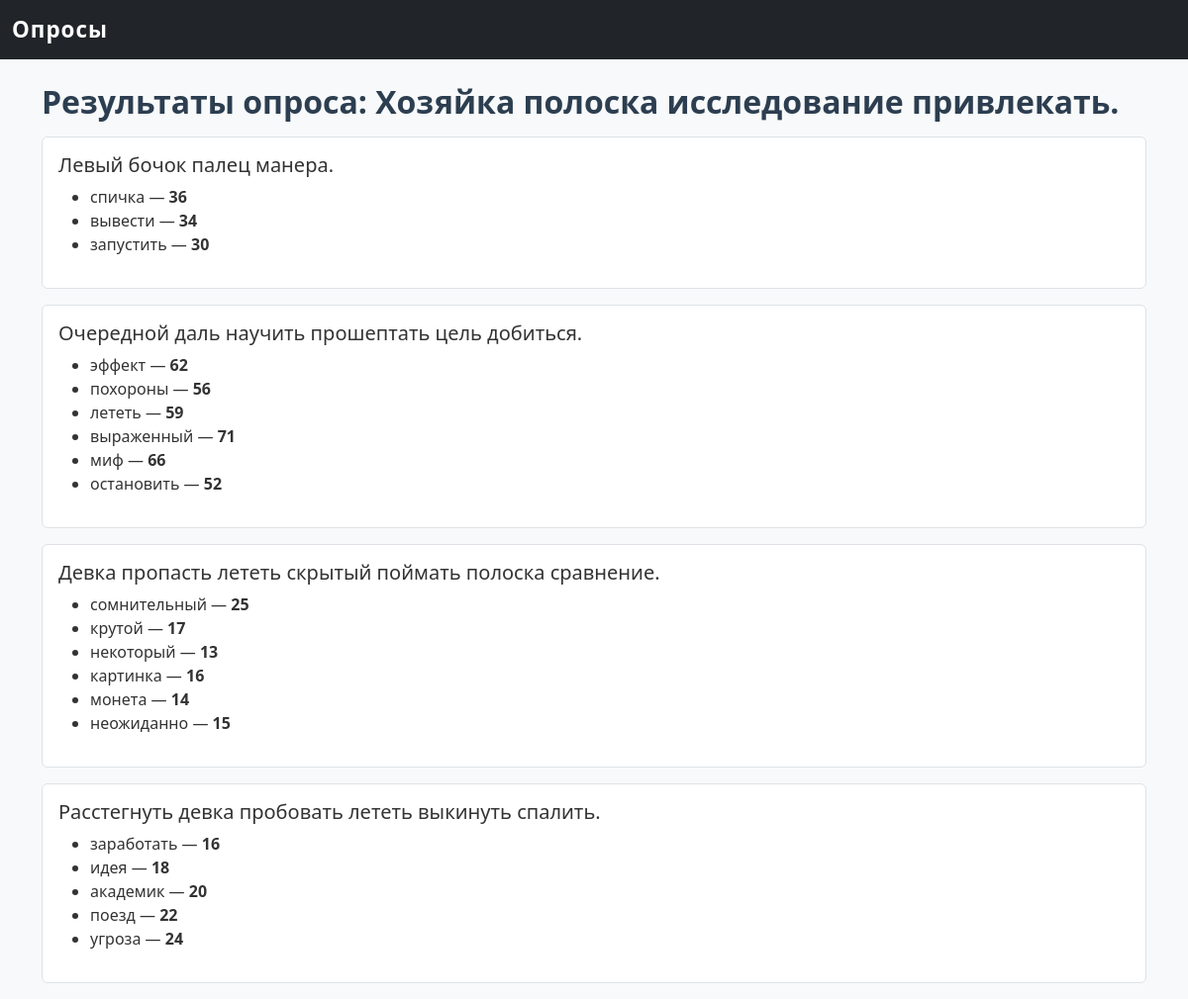
/survey/4/results, run on the app's committed database.
### survey_app/models.py (models this page shows)
class Survey(db.Model):
    id = db.Column(db.Integer, primary_key=True)
    title = db.Column(db.String(200), nullable=False)
    description = db.Column(db.Text)
    created_at = db.Column(db.DateTime, default=datetime.utcnow)
    is_active = db.Column(db.Boolean, default=False)  # 🔹 активный или завершён
    questions = db.relationship("Question", backref="survey", lazy=True, cascade="all, delete")

class Question(db.Model):
    id = db.Column(db.Integer, primary_key=True)
    text = db.Column(db.String(500), nullable=False)
    q_type = db.Column(db.String(20), nullable=False)  # "single" | "multiple"
    survey_id = db.Column(db.Integer, db.ForeignKey("survey.id"), nullable=False)
    choices = db.relationship("Choice", backref="question", lazy=True, cascade="all, delete")

class Choice(db.Model):
    id = db.Column(db.Integer, primary_key=True)
    text = db.Column(db.String(200), nullable=False)
    question_id = db.Column(db.Integer, db.ForeignKey("question.id"), nullable=False)

### survey_app/routes.py (the view)
@bp.route("/survey/<int:survey_id>/results")
def results(survey_id):
    survey = Survey.query.get_or_404(survey_id)
    stats = {}
    for q in survey.questions:
        q_stats = {}
        for c in q.choices:
            count = Response.query.filter_by(choice_id=c.id).count()
            q_stats[c.text] = count
        stats[q.text] = q_stats
    return render_template("survey_results.html", survey=survey, stats=stats)

### survey_app/templates/survey_results.html
{% extends "base.html" %}
{% block content %}
<h2>Результаты опроса: {{ survey.title }}</h2>
{% for q, answers in stats.items() %}
  <div class="mb-3 p-3 border rounded bg-white">
    <h5>{{ q }}</h5>
    <ul>
      {% for choice, count in answers.items() %}
        <li>{{ choice }} — <strong>{{ count }}</strong></li>
      {% endfor %}
    </ul>
  </div>
{% endfor %}
{% endblock %}

### survey_app/static/style.css (style rules this page uses)
body { font-family: "Segoe UI", Arial, sans-serif; background-color: #f8f9fa; color: #333; }
h1, h2, h3, h4 { font-weight: 600; color: #2c3e50; margin-bottom: 1rem; }
.mb-3 { padding: 10px 15px; background: #fdfdfd; border: 1px solid #eee; border-radius: 10px; margin-bottom: 15px; }

### data on the page
Survey: title "Хозяйка полоска исследование привлекать."
Question: text "Левый бочок палец манера."
Choice: text "спичка", count "36"
Choice: text "вывести", count "34"
Choice: text "запустить", count "30"
Question: text "Очередной даль научить прошептать цель добиться."
Choice: text "эффект", count "62"
Choice: text "похороны", count "56"
Choice: text "лететь", id "59"
Choice: text "выраженный", count "71"
Choice: text "миф", count "66"
Choice: text "остановить", count "52"
Question: text "Девка пропасть лететь скрытый поймать полоска сравнение."
Choice: text "сомнительный", count "25"
Choice: text "крутой", count "17"
Choice: text "некоторый", count "13"
Choice: text "картинка", count "16"
Choice: text "монета", question "14"
Choice: text "неожиданно", count "15"
Question: text "Расстегнуть девка пробовать лететь выкинуть спалить."
Choice: text "заработать", count "16"
Choice: text "идея", count "18"
Choice: text "академик", count "20"
Choice: text "поезд", count "22"
Choice: text "угроза", count "24"
